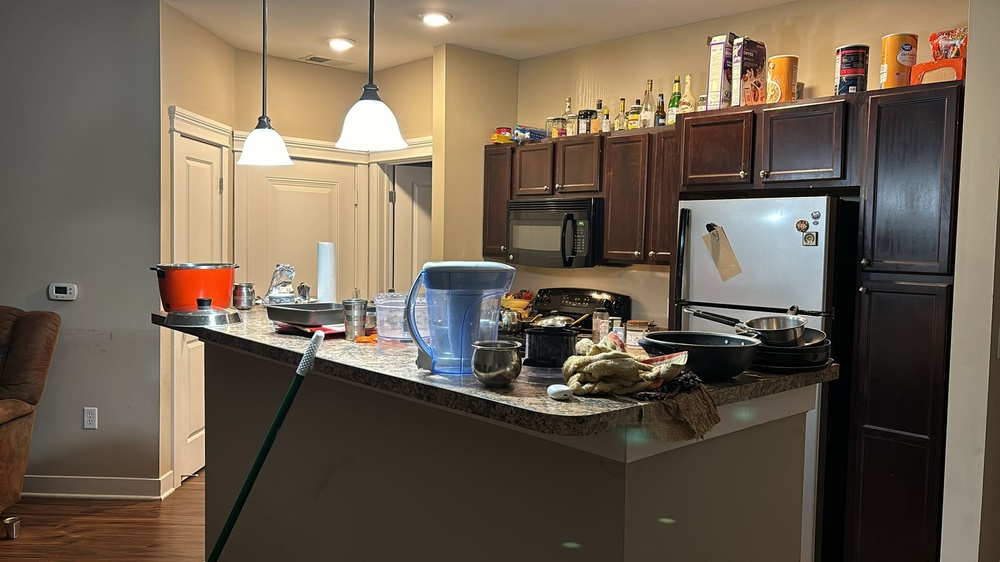
#> input picture home0.jpeg, 1000 x 562 px, shrunk from 2048 x 1152 before the run
$ python main2.py
#> lines starting #> are read from the running program, lines starting #| are printed output that depends on the picture
import cv2
import numpy as np
# Load the images
image1 = cv2.imread('home0.jpeg', cv2.IMREAD_GRAYSCALE)
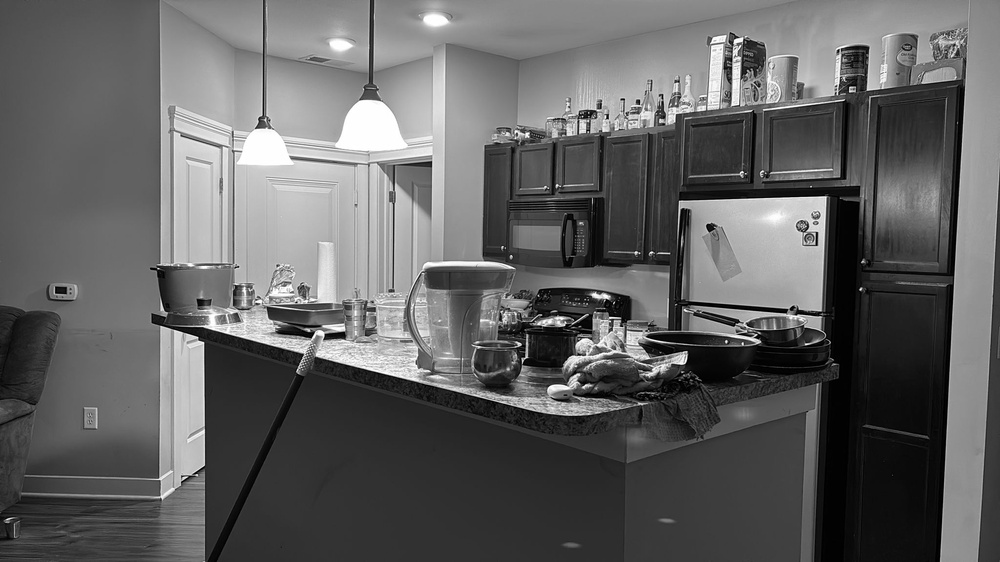
#> image1: shape (562, 1000); min 0, max 255, mean 98.2
image2 = cv2.imread('Home.jpeg', cv2.IMREAD_GRAYSCALE)
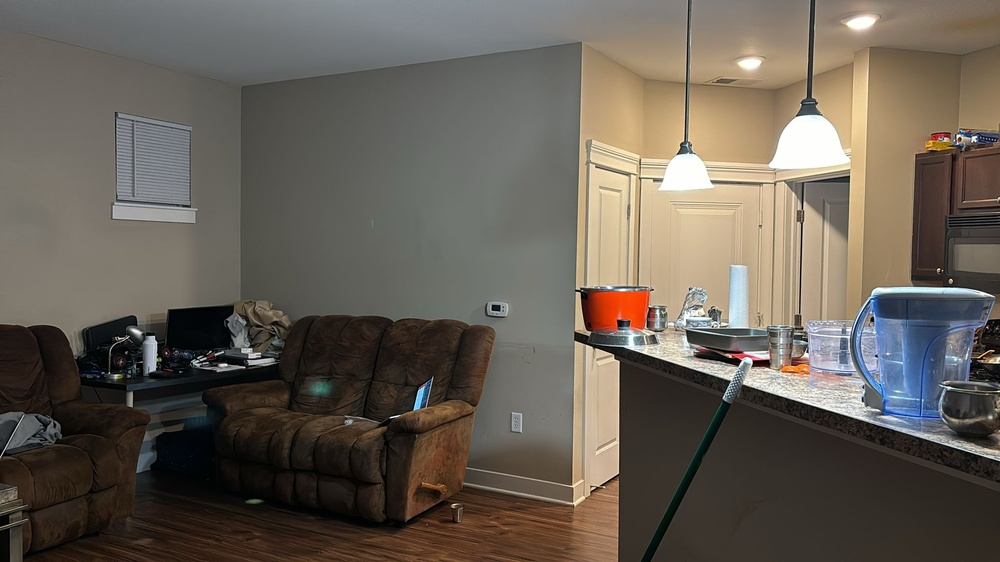
#> input picture Home.jpeg, 1000 x 562 px, shrunk from 2048 x 1152 before the run
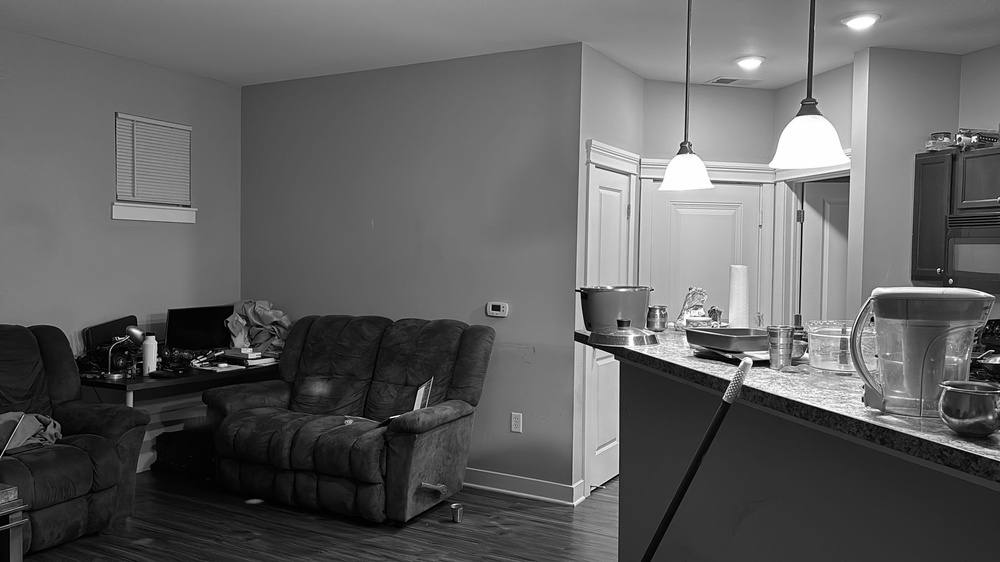
#> image2: shape (562, 1000); min 0, max 255, mean 96.6


# Initialize the feature detector and extractor (e.g., SIFT)
sift = cv2.SIFT_create()

# Detect keypoints and compute descriptors for both images
keypoints1, descriptors1 = sift.detectAndCompute(image1, None)
#> keypoints1 = 1260 keypoints; strongest (x, y, size): (726, 341, 1.8), (681, 358, 8.8), (651, 252, 1.8), (607, 118, 1.9)
keypoints2, descriptors2 = sift.detectAndCompute(image2, None)
#> keypoints2 = 808 keypoints; strongest (x, y, size): (757, 363, 6.2), (765, 363, 6.4), (730, 356, 2.8), (872, 319, 2.7)

# Initialize the feature matcher using brute-force matching
bf = cv2.BFMatcher()

# Match the descriptors using brute-force matching
matches = bf.match(descriptors1, descriptors2)
#> matches = 1260 matches

# Select the top N matches
num_matches = 30
matches = sorted(matches, key=lambda x: x.distance)[:num_matches]
#> matches = 30 matches

# Extract matching keypoints
src_points = np.float32([keypoints1[match.queryIdx].pt for match in matches]).reshape(-1, 1, 2)
#> src_points = 30 rows, first 8: [221, 187.8], [293.2, 352.2], [316.5, 358.2], [493.9, 403.7], [281.2, 331.6], [381.7, 164.7], [188.8, 440.1], [391.9, 197.2]

dst_points = np.float32([keypoints2[match.trainIdx].pt for match in matches]).reshape(-1, 1, 2)
#> dst_points = 30 rows, first 8: [628.4, 213.8], [718, 378.1], [744.1, 386.2], [975.8, 457.6], [699.7, 355.5], [789.3, 182.9], [597.2, 452.4], [800, 216.5]

# Estimate the homography matrix
homography, _ = cv2.findHomography(src_points, dst_points, cv2.RANSAC, 5.0)
#> homography = [[0.508, -0.107, 442.8], [-0.121, 0.73, 70.82], [-0.000439, -0.000278, 1]]

# Warp the first image using the homography
result = cv2.warpPerspective(image1, homography, (image2.shape[1], image2.shape[0]))
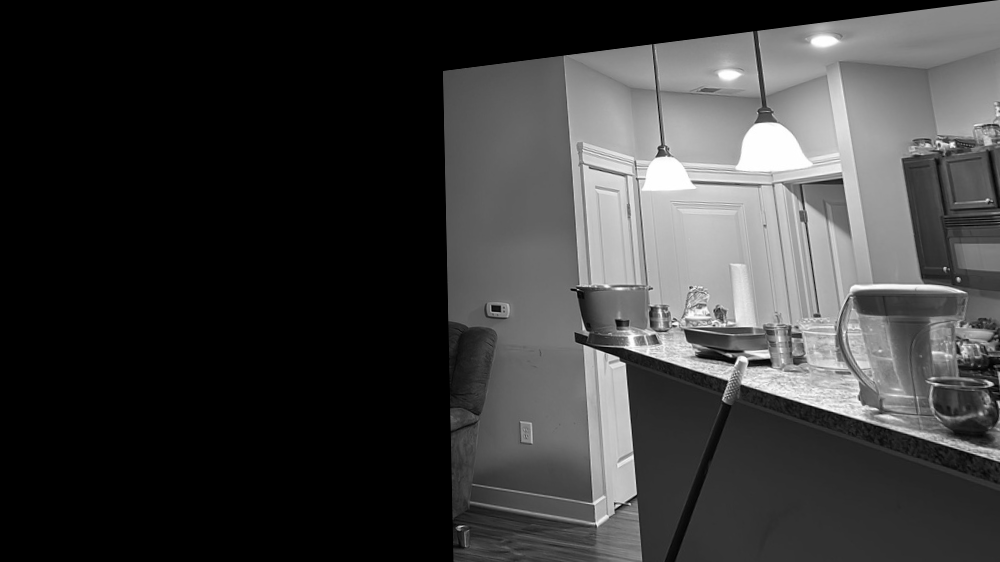
#> result: shape (562, 1000); min 0, max 255, mean 58.6

# Blending the warped image with the second image using alpha blending
alpha = 0.5  # blending factor
blended_image = cv2.addWeighted(result, alpha, image2, 1 - alpha, 10)
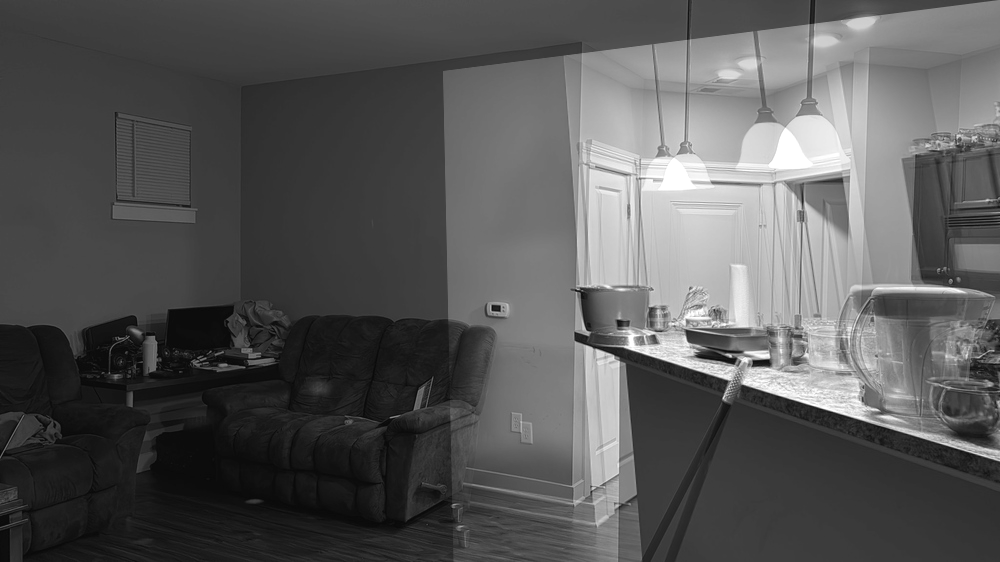
#> blended_image: shape (562, 1000); min 10, max 255, mean 87.6


# Display the blended image
cv2.imshow('Blended Image', blended_image)
cv2.waitKey(0)
cv2.destroyAllWindows()
